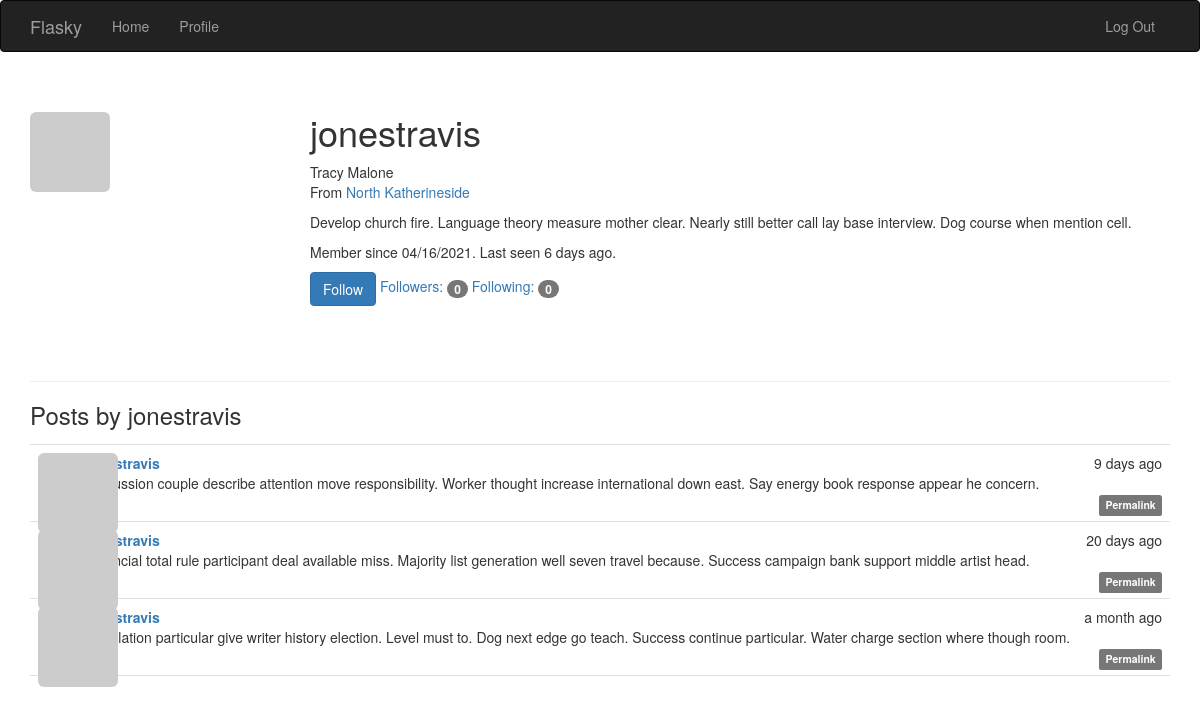
Screenshot of /user/jonestravis (signed in) with the database file from the repository.
### app/models.py (models this page shows, shortened)
class User(UserMixin, db.Model):
    __tablename__ = 'users'
    id = db.Column(db.Integer, primary_key=True)
    email = db.Column(db.String(64), unique=True, index=True)
    username = db.Column(db.String(64), unique=True, index=True)
    password_hash = db.Column(db.String(128))
    role_id = db.Column(db.Integer, db.ForeignKey('roles.id'))
    confirmed = db.Column(db.Boolean, default=False)
    name = db.Column(db.String(64))
    location = db.Column(db.String(64))
    about_me = db.Column(db.Text())
    member_since = db.Column(db.DateTime(), default=datetime.utcnow)
    last_seen = db.Column(db.DateTime(), default=datetime.utcnow)
    avatar_hash = db.Column(db.String(32))
    posts = db.relationship('Post', backref='author', lazy='dynamic')
    followed = db.relationship('Follow',
                               foreign_keys=[Follow.follower_id],
                               backref=db.backref('follower', lazy='joined'),
                               lazy='dynamic',
                               cascade='all, delete-orphan')
    followers = db.relationship('Follow',
                                foreign_keys=[Follow.followed_id],
                                backref=db.backref('followed', lazy='joined'),
                                lazy='dynamic',
                                cascade='all, delete-orphan')
    @property
    def password(self):
        raise AttributeError('password is not a readable attribute')
    def can(self, perm):
        return self.role is not None and self.role.has_permission(perm)
    def is_administrator(self):
        return self.can(Permission.ADMIN)
    def ping(self):
        self.last_seen = datetime.utcnow()
        db.session.add(self)
        db.session.commit()
    def gravatar(self, size=100, default='identicon', rating='g'):
        url = 'https://secure.gravatar.com/avatar'
        hash = self.avatar_hash or self.gravatar_hash()
        return '{url}/{hash}?s={size}&d={default}&r={rating}'.format(
            url=url, hash=hash, size=size, default=default, rating=rating)
    def is_following(self, user):
        if user.id is None:
            return False
        return self.followed.filter_by(followed_id=user.id).first() is not None

class Post(db.Model):
    __tablename__ = 'posts'
    id = db.Column(db.Integer, primary_key=True)
    body = db.Column(db.Text)
    body_html = db.Column(db.Text)
    timestamp = db.Column(db.DateTime, index=True, default=datetime.utcnow)
    author_id = db.Column(db.Integer, db.ForeignKey('users.id'))

### app/main/views.py (the view)
@main.route('/user/<username>')
def user(username):
    user = User.query.filter_by(username=username).first()
    if user is None:
        abort(404)
    posts = user.posts.order_by(Post.timestamp.desc()).all()
    return render_template('user.html', user=user, posts=posts)

### app/auth/views.py (called while the page is built)
@auth.before_app_request
def before_request():
    if current_user.is_authenticated:
        current_user.ping()
        if not current_user.confirmed \
                and request.endpoint \
                and request.blueprint != 'auth' \
                and request.endpoint != 'static':
            return redirect(url_for('auth.unconfirmed'))

@auth.before_app_request
def before_request():
    if current_user.is_authenticated \
            and not current_user.confirmed \
            and request.blueprint != 'auth' \
            and request.endpoint != 'static':
        return redirect(url_for('auth.unconfirmed'))

### app/main/__init__.py (called while the page is built)
@main.app_context_processor
def inject_permissions():
    return dict(Permission=Permission)

### app/models.py (called while the page is built)
    def has_permission(self, perm):
        return self.permissions & perm == perm

    @login_manager.user_loader
    def load_user(user_id):
        return User.query.get(int(user_id))

### app/templates/user.html (shortened to what this page needs)
{% extends "base.html" %}
{% block page_content %}
<div class="page-header">
    <img class="img-rounded profile-thumbnail" src="{{ user.gravatar(size=256) }}">
    <div class="profile-header">
        <h1>{{ user.username }}</h1>
        {% if user.name or user.location %}
        <p>
            {% if user.name %}{{ user.name }}<br>{% endif %}
            {% if user.location %}
                From <a href="http://maps.google.com/?q={{ user.location }}">
                    {{ user.location }}
                </a><br>
            {% endif %}
        </p>
        {% endif %}
        {% if user.about_me %}<p>{{ user.about_me }}</p>{% endif %}
        <p>
            Member since {{ moment(user.member_since).format('L') }}.
            Last seen {{ moment(user.last_seen).fromNow() }}.
        </p>
        <p>
            {% if current_user.can(Permission.FOLLOW) and user != current_user %}
                {% if not current_user.is_following(user) %}
                <a href="{{ url_for('.follow', username=user.username) }}" class="btn btn-primary">Follow</a>
                {% else %}
                <a href="{{ url_for('.unfollow', username=user.username) }}" class="btn btn-default">Unfollow</a>
                {% endif %}
            {% endif %}
            <a href="{{ url_for('.followers', username=user.username) }}">Followers: <span class="badge">{{ user.followers.count() - 1 }}</span></a>
            <a href="{{ url_for('.followed_by', username=user.username) }}">Following: <span class="badge">{{ user.followed.count() - 1 }}</span></a>
        </p>
    </div>
</div>
<h3>Posts by {{ user.username }}</h3>
{% include '_posts.html' %}
{% endblock %}

### app/templates/_posts.html (shortened to what this page needs)
<ul class="posts">
    {% for post in posts %}
    <li class="post">
        <div class="post-thumbnail">
            <a href="{{ url_for('.user', username=post.author.username) }}">
                <img class="img-rounded profile-thumbnail" src="{{ post.author.gravatar(size=40) }}">
            </a>
        </div>
        <div class="post-content">
            <div class="post-date">{{ moment(post.timestamp).fromNow() }}</div>
            <div class="post-author"><a href="{{ url_for('.user', username=post.author.username) }}">{{ post.author.username }}</a></div>
            <div class="post-body">
                {% if post.body_html %}
                    {{ post.body_html | safe }}
                {% else %}
                    {{ post.body }}
                {% endif %}
            </div>
            <div class="post-footer">
                <a href="{{ url_for('.post', id=post.id) }}">
                    <span class="label label-default">Permalink</span>
                </a>
            </div>
        </div>
    </li>
    {% endfor %}
</ul>

### app/static/styles.css (style rules this page uses)
.profile-thumbnail { position: absolute; }
.profile-header { min-height: 260px; margin-left: 280px; }
ul.posts { list-style-type: none; padding: 0px; margin: 16px 0px 0px 0px; border-top: 1px solid #e0e0e0; }
ul.posts li.post { padding: 8px; border-bottom: 1px solid #e0e0e0; }
div.post-date { float: right; }
div.post-author { font-weight: bold; }
div.post-thumbnail { position: absolute; }
div.post-content { margin-left: 48px; min-height: 48px; }
div.post-footer { text-align: right; }

### rows the page displays
User: username "jonestravis", name "Tracy Malone", location "North Katherineside", about_me "Develop church fire. Language theory measure mother clear. Nearly still better call lay base interview. Dog course when mention cell.", member_since "04/16/2021", last_seen "6 days ago"
Post: timestamp "9 days ago", author.username "jonestravis", body "Discussion couple describe attention move responsibility. Worker thought increase international down east. Say energy book response appear he concern."
Post: timestamp "20 days ago", author.username "jonestravis", body "Financial total rule participant deal available miss. Majority list generation well seven travel because. Success campaign bank support middle artist head."
Post: timestamp "a month ago", author.username "jonestravis", body "Population particular give writer history election. Level must to. Dog next edge go teach. Success continue particular. Water charge section where though room."

### other values shown
{{ user.followers.count() - 1 }} "0"
{{ user.followed.count() - 1 }} "0"
